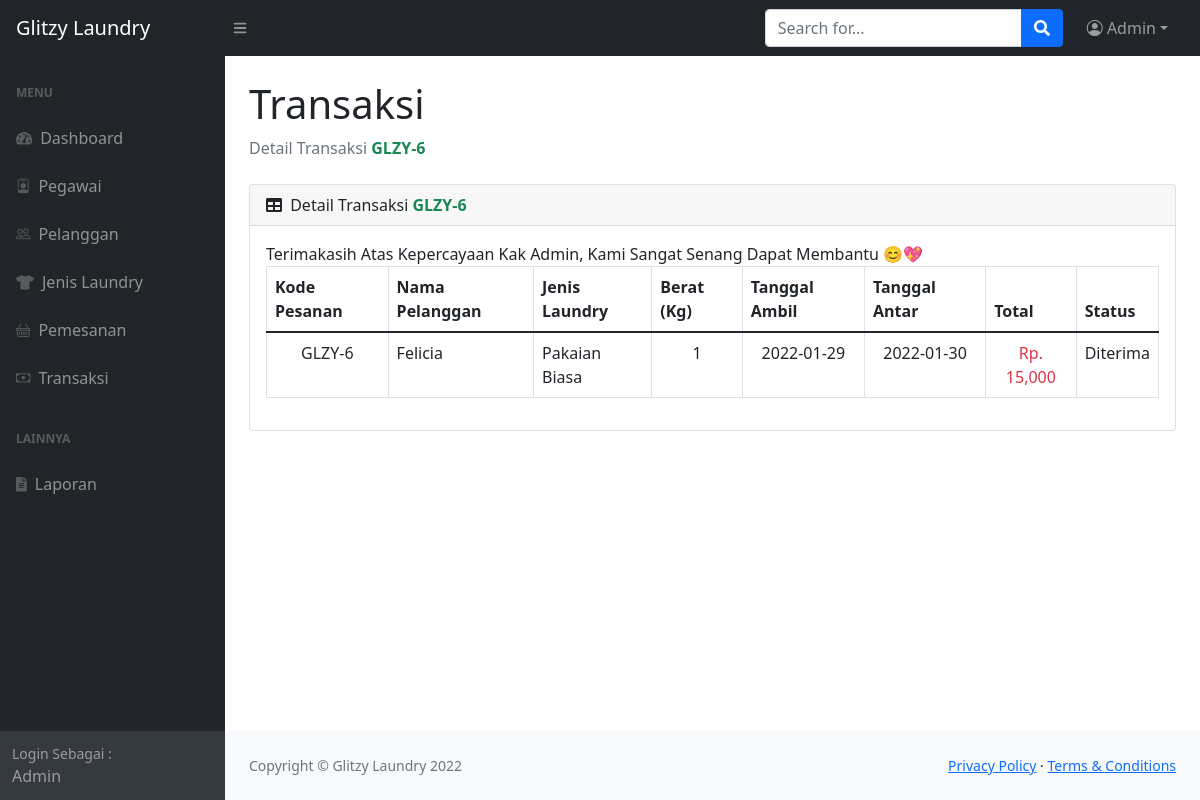
/detail_transaksi.php?id_transaksi=8&kode_pesanan=GLZY-6 (signed in), run on the app's committed database.
### tables this page shows
CREATE TABLE `pesanan` (
  `id_pesanan` int(11) NOT NULL,
  `kode_pesanan` varchar(20) NOT NULL,
  `id_pelanggan` int(11) NOT NULL,
  `id_jenis` int(11) NOT NULL,
  `berat` int(11) NOT NULL,
  `tanggal` date NOT NULL,
  `status` varchar(20) NOT NULL
);

CREATE TABLE `users` (
  `id_users` int(11) NOT NULL,
  `email` varchar(50) NOT NULL,
  `username` varchar(50) NOT NULL,
  `password` varchar(50) NOT NULL,
  `kontak` varchar(15) NOT NULL,
  `jk` varchar(20) NOT NULL,
  `alamat` text NOT NULL,
  `level` varchar(20) NOT NULL
);

CREATE TABLE `jenis_laundry` (
  `id_jenis` int(11) NOT NULL,
  `jenis` varchar(50) NOT NULL,
  `harga` int(50) NOT NULL
);

CREATE TABLE `transaksi` (
  `id_transaksi` int(11) NOT NULL,
  `id_pesanan` int(11) NOT NULL,
  `tanggal_ambil` date NOT NULL,
  `tanggal_antar` date NOT NULL,
  `total` int(100) NOT NULL,
  `status` varchar(25) NOT NULL
);

### detail_transaksi.php (the view, shortened to what this page needs)
<?php
    include "include/connection.php";
    $kode = $_GET['kode_pesanan'];
    $id = $_GET['id_transaksi'];
    $query = "SELECT * FROM transaksi WHERE id_transaksi = $id";
    $sql = mysqli_query($conn, $query);
    $data = mysqli_fetch_array($sql);
    $query2 = "SELECT * FROM pesanan INNER JOIN jenis_laundry ON pesanan.id_jenis=jenis_laundry.id_jenis INNER JOIN users ON pesanan.id_pelanggan=users.id_users WHERE kode_pesanan = '$kode';";
    $sql2 = mysqli_query($conn, $query2);
    $data2 = mysqli_fetch_array($sql2);
?>
<!DOCTYPE html>
<html lang="en">
    <head>
        <link href="https://cdn.jsdelivr.net/npm/simple-datatables@latest/dist/style.css" rel="stylesheet" />
        <link href="https://cdn.jsdelivr.net/npm/bootstrap-icons@1.5.0/font/bootstrap-icons.css" rel="stylesheet" type="text/css" />
        <link href="css/dashboard.css" rel="stylesheet" />
    </head>
    <body class="sb-nav-fixed">
        <nav class="sb-topnav navbar navbar-expand navbar-dark bg-dark">
            <a class="navbar-brand ps-3" href="index.html">Glitzy Laundry</a>
            <button class="btn btn-link btn-sm order-1 order-lg-0 me-4 me-lg-0" id="sidebarToggle" href="#!"><i class="fas fa-bars"></i></button>
            <form class="d-none d-md-inline-block form-inline ms-auto me-0 me-md-3 my-2 my-md-0">
                <div class="input-group">
                    <input class="form-control" type="text" placeholder="Search for..." aria-label="Search for..." aria-describedby="btnNavbarSearch" />
                    <button class="btn btn-primary" id="btnNavbarSearch" type="button"><i class="fas fa-search"></i></button>
                </div>
            </form>
            <ul class="navbar-nav ms-auto ms-md-0 me-3 me-lg-4">
                <li class="nav-item dropdown">
                    <a class="nav-link dropdown-toggle" id="navbarDropdown" href="#" role="button" data-bs-toggle="dropdown" aria-expanded="false"><i class="bi-person-circle"></i> <?= $_SESSION['username']; ?></a>
                </li>
            </ul>
        </nav>
        <div id="layoutSidenav">
            <div id="layoutSidenav_nav">
            <nav class="sb-sidenav accordion sb-sidenav-dark" id="sidenavAccordion">
                    <div class="sb-sidenav-menu">
                        <?php if($_SESSION['level'] == 'admin'){ ?>
                        <div class="nav">
                            <div class="sb-sidenav-menu-heading">Menu</div>
                            <a class="nav-link" href="dashboard.php">
                                <div class="sb-nav-link-icon"><i class="fas fa-tachometer-alt"></i></div>
                                Dashboard
                            </a>
                            <a class="nav-link" href="pegawai.php">
                                <div class="sb-nav-link-icon"><i class="bi bi-person-badge"></i></div>
                                Pegawai
                            </a>
                            <a class="nav-link" href="pelanggan.php">
                                <div class="sb-nav-link-icon"><i class="bi bi-people"></i></div>
                                Pelanggan
                            </a>
                            <a class="nav-link" href="jenis_laundry.php">
                                <div class="sb-nav-link-icon"><i class="fas fa-tshirt"></i></div>
                                Jenis Laundry
                            </a>
                            <a class="nav-link" href="pemesanan.php">
                                <div class="sb-nav-link-icon"><i class="bi bi-basket"></i></div>
                                Pemesanan
                            </a>
                            <a class="nav-link" href="transaksi.php">
                                <div class="sb-nav-link-icon"><i class="bi bi-cash"></i></div>
                                Transaksi
                            </a>
                            <div class="sb-sidenav-menu-heading">Lainnya</div>
                            <a class="nav-link" href="laporan.php">
                                <div class="sb-nav-link-icon"><i class="fas fa-file-alt"></i></div>
                                Laporan
                            </a>
                        </div>
                        <?php } ?>
                    </div>
                    <div class="sb-sidenav-footer text-capitalize">
                        <div class="small">Login Sebagai :</div>
                        <?= $_SESSION['username']; ?>
                    </div>
                </nav>
            </div>
            <div id="layoutSidenav_content">
                <main>
                    <div class="container-fluid px-4">
                        <h1 class="mt-4">Transaksi</h1>
                        <ol class="breadcrumb mb-4">
                            <li class="breadcrumb-item active">Detail Transaksi <b class="text-success"><?=$kode?></b></li>
                        </ol>
                        <div class="card mb-4">
                            <div class="card-header d-flex">
                                <div style="margin-right:auto;">
                                    <i class="fa fa-table me-1"></i>
                                    Detail Transaksi <b class="text-success"><?=$kode?></b>
                                </div>
                            </div>
                            <div class="card-body">
                                <?php if($data['status'] == 'bayar'){ ?>
                                <marquee>Segera Lakukan Pembayaran Agar Kami Dapat Segera Mengirimkan Pakaian Anda &#128522;</marquee>
                                <?php } else if($data['status'] == 'lunas'){ ?>
                                <marquee>Terimakasih Atas Orderannya Kak <?= $_SESSION['username'] ?>, Pakaian Kakak Akan Segera Kami Antar Kerumah &#128150;</marquee>
                                <?php } else if($data['status'] == 'diterima'){ ?>
                                <marquee>Terimakasih Atas Kepercayaan Kak <?= $_SESSION['username'] ?>, Kami Sangat Senang Dapat Membantu &#128522;&#128150;</marquee>
                                <?php } ?>
                                <table class="table table-bordered">
                                    <thead>
                                        <tr>
                                            <th>Kode Pesanan</th>
                                            <th>Nama Pelanggan</th>
                                            <th>Jenis Laundry</th>
                                            <th>Berat (Kg)</th>
                                            <th>Tanggal Ambil</th>
                                            <th>Tanggal Antar</th>
                                            <th>Total</th>
                                            <th>Status</th>
                                        </tr>
                                    </thead>
                                    <tbody>
                                        <tr>
                                            <td align="center"> <?= $kode ?> </td>
                                            <td> <?= ucfirst($data2['username'])?> </td>
                                            <td> <?= $data2['jenis']?> </td>
                                            <td align="center"> <?= $data2['berat']?> </td>
                                            <td align="center"> <?= $data['tanggal_ambil']?> </td>
                                            <?php if($data['tanggal_antar'] == "0000-00-00"){ ?>
                                                <td align="center"> - </td>
                                            <?php } else {?>
                                                <td align="center"> <?= $data['tanggal_antar']?> </td>
                                            <?php } ?>
                                            <td align="center" class="text-danger">Rp. <?= number_format($data['total'])?> </td>
                                            <td align="center"> <?= ucfirst($data['status'])?> </td>
                                        </tr>
                                    </tbody>
                                </table>
                            </div>
                        </div>
                    </div>
                </main>
                <footer class="py-4 bg-light mt-auto">
                    <div class="container-fluid px-4">
                        <div class="d-flex align-items-center justify-content-between small">
                            <div class="text-muted">Copyright &copy; Glitzy Laundry 2022</div>
                            <div>
                                <a href="#">Privacy Policy</a>
                                &middot;
                                <a href="#">Terms &amp; Conditions</a>
                            </div>
                        </div>
                    </div>
                </footer>
            </div>
        </div>
    </body>
</html>

### data on the page
pesanan: users.username "Felicia", id_jenis.jenis "Pakaian Biasa", berat "1"
transaksi: tanggal_ambil "2022-01-29", tanggal_antar "2022-01-30", total "15,000", status "Diterima"

### other printed values
$_SESSION['username'] "Admin"
$kode "GLZY-6"
